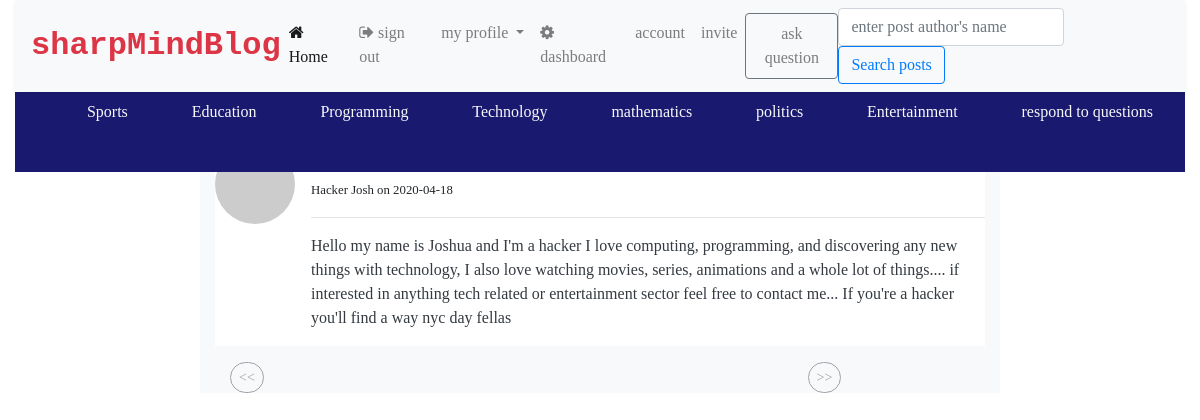
/users/posts/technology (signed in), run on the app's committed database.
### src/models/__init__.py (models this page shows, shortened)
class Posts(db.Model):
    id = db.Column(db.Integer, primary_key=True)
    title = db.Column(db.Text, nullable=False)
    post = db.Column(db.Text, nullable=False)
    date = db.Column(db.String(200), default=datetime.today().date)
    upvote = db.Column(db.Integer, default=0)
    category = db.Column(db.String, nullable=False)
    user_id = db.Column(db.ForeignKey('user.id'))

class User(db.Model):
    id = db.Column(db.Integer, primary_key=True)
    name = db.Column(db.String(200), nullable=False)
    hobby = db.Column(db.String(200), nullable=False)
    email = db.Column(db.String(200), nullable=False)
    url = db.Column(db.String(200), nullable=False)
    password = db.Column(db.String(120), nullable=False)
    Admin = db.Column(db.Boolean, default=False)
    occupation = db.Column(db.String(120), nullable=False)
    location = db.Column(db.String(120), nullable=False)
    author = db.relationship('Posts', backref='author', lazy=True)

### src/views/__init__.py (the view)
@views_blueprint.route('/posts/technology')
def technology():
    if 'username' in session:
        page = request.args.get('page', type=int)
        post = Posts.query.filter_by(category='technology').order_by(Posts.date.desc()).paginate(page=page, per_page=2)
        user = User.query.filter_by(name=session['username']).first()
        c = []
        for letter in user.email:
            c.append(letter)
        d = c[0]
        count = Posts.query.filter_by(user_id=user.id).count()
        return render_template('category/technology.html', post=post, user=user, count=count, d=d, title='technology')
    else:
        return redirect(url_for('users.login'))

### src/views/__init__.py (called while the page is built)
@views_blueprint.before_request
def before_request():
    g.user = None
    if 'username' in session:
        g.user = session['username']

### src/templates/category/technology.html (shortened to what this page needs)
{% extends 'public/main.html' %} {% block body%}
<div class="container-fluid mb-5 position-absolute" style="top: 8em">
    <div class="row">
        <div class="col-lg-2">
        </div>
        <div class="col-lg-8 col-md-12 bg-light">
             {%for post in post.items%}
            <ul class="list-unstyled mt-3" style="background-color: white;">
                <li class="media">
                    <img src="https://gravatar.com/avatar/{{post.author.url}}?s=80&d=monsterid" class="mr-3 rounded-circle" alt="...">
                    <div class="media-body">
                        <h4 class="mt-0 mb-1 text-capitalize  font-weight-bold">{{post.title}}</h4>
                        <small>{{post.author.name}} on {{post.date}}</small>
                        <hr>
                        <p class="text text-dark mr-2 text-break">{{post.post}}</p>
                    </div>
                </li>
            </ul>
            {%endfor%}
            <div class="container ">
                <div class="row ">
                    <div class="col-lg-3 col-md-4 col-sm-6 col-xs-6 ">
                        {%if post.has_prev%}
                        <a href="{{url_for( 'users.technology', page=post.prev_num)}} " class="btn btn-outline-secondary btn-sm" style="border-radius: 50px;">&lt;&lt;</a> {%else%}
                        <a href="{{url_for( 'users.technology', page=post.prev_num)}} " class="btn btn-outline-secondary btn-sm disabled" style="border-radius: 50px;">&lt;&lt;</a> {%endif%}
                    </div>
                    <div class="col-lg-6 col-md-4 col-sm-0 ">
                    </div>
                    <div class="col-lg-3 col-md-4 col-sm-6 col-xs-6 ">
                        {%if post.has_next%}
                        <a href="{{url_for( 'users.technology', page=post.next_num)}} " class="btn btn-outline-secondary btn-sm " style="border-radius: 50px;">&gt;&gt;</a> {%else%}
                        <a href="{{url_for( 'users.technology', page=post.next_num)}} " class="btn btn-outline-secondary btn-sm disabled " style="border-radius: 50px;">&gt;&gt;</a> {%endif%}
                    </div>
                </div>
            </div>
        </div>
        <div class="col-lg-2">
        </div>
    </div>
</div>
{% endblock body%}

### src/static/css/default.css (style rules this page uses)
* { font-family: Cambria, Cochin, Georgia, Times, 'Times New Roman', serif; font-size: 16px; }

### data on the page
Posts: author.name "Hacker Josh", date "2020-04-18", post "Hello my name is Joshua and I'm a hacker I love computing, programming, and discovering any new things with technology, I also love watching movies, series, animations and a whole lot of things.... if interested in anything tech related or entertainment sector feel free to contact me... If you're a hacker you'll find a way nyc day fellas"
